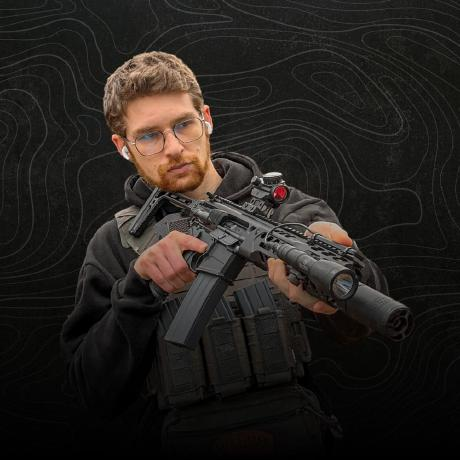
#> input picture source-photo.png, 460 x 460 px
$ python prep_photo.py
#> lines starting #> are read from the running program, lines starting #| are printed output that depends on the picture; after the words box and inside, x2 and y2 are one past the last pixel; in counts of white or black regions, pixels touching at a corner belong together
"""
Prepare the profile picture for a clean ASCII conversion.

make_ascii_svg.py maps DARK pixels to DENSE characters, and dense characters are
what look bright on the dark terminal. So the image handed to it must be the
subject in "ink" on a white background:

  1. cut the subject out with OpenCV GrabCut (no ML model to download)
  2. smooth texture, boost local contrast (CLAHE) inside the subject
  3. optionally invert (INVERT=1) so the lit parts become dense characters
  4. background -> white (= blank), centred square

    python scripts/prep_photo.py [input.png] [output.png]
"""
import os
import sys

import cv2
import numpy as np
from PIL import Image

HERE = os.path.dirname(os.path.abspath(__file__))
INP = sys.argv[1] if len(sys.argv) > 1 else os.path.join(HERE, "..", "source-photo.png")
OUT = sys.argv[2] if len(sys.argv) > 2 else os.path.join(HERE, "..", "source-prepped.png")

# ---- load, flatten transparency onto white, square-crop ------------------
im = Image.open(INP).convert("RGBA")
flat = Image.alpha_composite(Image.new("RGBA", im.size, (255, 255, 255, 255)), im).convert("RGB")
#> flat is the input picture: PIL image 460x460 RGB; mean R, G, B 36.9, 32.9, 29.5
rgb = np.array(flat)
side = min(rgb.shape[:2])
#> side = 460
y0, x0 = (rgb.shape[0] - side) // 2, (rgb.shape[1] - side) // 2
#> y0 = 0; x0 = 0
rgb = rgb[y0:y0 + side, x0:x0 + side]
rgb = cv2.resize(rgb, (600, 600), interpolation=cv2.INTER_AREA if side > 600 else cv2.INTER_CUBIC)
bgr = cv2.cvtColor(rgb, cv2.COLOR_RGB2BGR)
h, w = bgr.shape[:2]
#> h = 600; w = 600

# ---- 1. subject mask -----------------------------------------------------
mask = np.zeros((h, w), np.uint8)
rect = (int(w * 0.08), int(h * 0.06), int(w * 0.84), int(h * 0.94))
#> rect = (48, 36, 504, 564)
bgm, fgm = np.zeros((1, 65), np.float64), np.zeros((1, 65), np.float64)
cv2.grabCut(bgr, mask, rect, bgm, fgm, 8, cv2.GC_INIT_WITH_RECT)
subj = np.where((mask == 1) | (mask == 3), 255, 0).astype(np.uint8)
subj = cv2.morphologyEx(subj, cv2.MORPH_OPEN, np.ones((5, 5), np.uint8))
n, lab, st, _ = cv2.connectedComponentsWithStats(subj)
#> n = 2
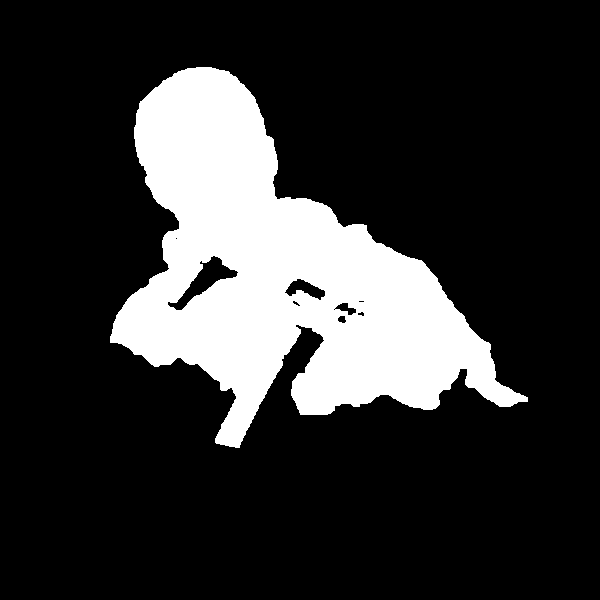
#> subj: shape (600, 600); 19.4% white; 1 white region, box (x1, y1, x2, y2) and area: (110, 67, 528, 448) 69992
if n > 1:  # keep the largest blob only
    subj = np.where(lab == 1 + np.argmax(st[1:, 4]), 255, 0).astype(np.uint8)
if subj.mean() < 255 * 0.05:  # segmentation failed -> keep everything
    subj[:] = 255
alpha = cv2.GaussianBlur(subj.astype(np.float32) / 255.0, (0, 0), 1.2)

# ---- 2. tone ------------------------------------------------------------
gray = cv2.cvtColor(rgb, cv2.COLOR_RGB2GRAY)
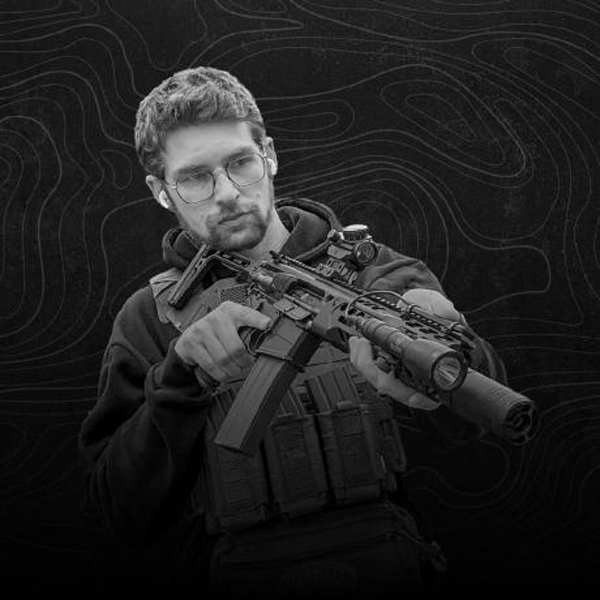
#> gray: shape (600, 600); min 0, max 250, mean 33.8
gray = cv2.bilateralFilter(gray, 7, 30, 7)
gray = cv2.createCLAHE(clipLimit=1.4, tileGridSize=(6, 6)).apply(gray)
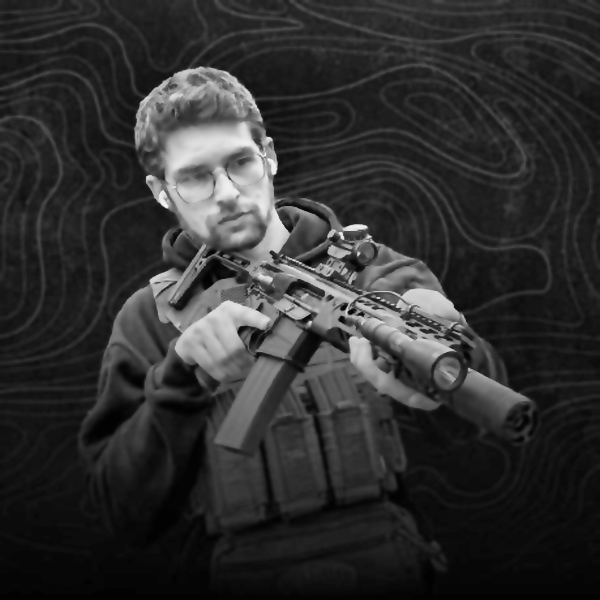
#> gray: shape (600, 600); min 1, max 245, mean 47.4
# unsharp mask: eyes, glasses and beard are thin features that vanish at ascii scale
gray = cv2.addWeighted(gray, 1.6, cv2.GaussianBlur(gray, (0, 0), 3), -0.6, 0)

inside = subj > 128
# INVERT=1 renders the lit parts as dense characters (photographic look);
# the default keeps the classic "negative" ascii look, which reads faces better
dark_photo = os.environ.get("INVERT") == "1"

# ---- 3. orient so the subject's lit parts end up dark (= dense chars) ----
ink = (255 - gray) if dark_photo else gray
lo, hi = np.percentile(ink[inside], [3, 97])
#> lo = 13; hi = 228
ink = np.clip((ink.astype(np.float32) - lo) / max(hi - lo, 1), 0, 1)
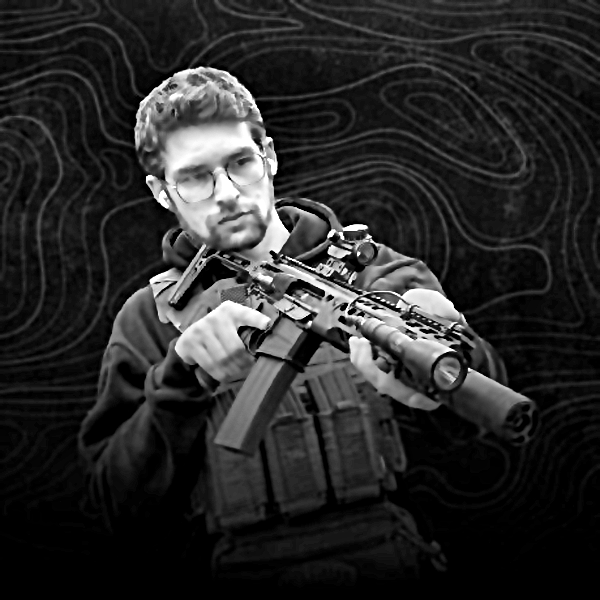
#> ink: shape (600, 600) float32; min 0, max 1, mean 0.163
ink = np.power(ink, 0.8) * 0.82   # keep the subject below make_ascii's blank threshold

# ---- 4. background -> white ---------------------------------------------
out = (ink * alpha + 1.0 * (1 - alpha)) * 255
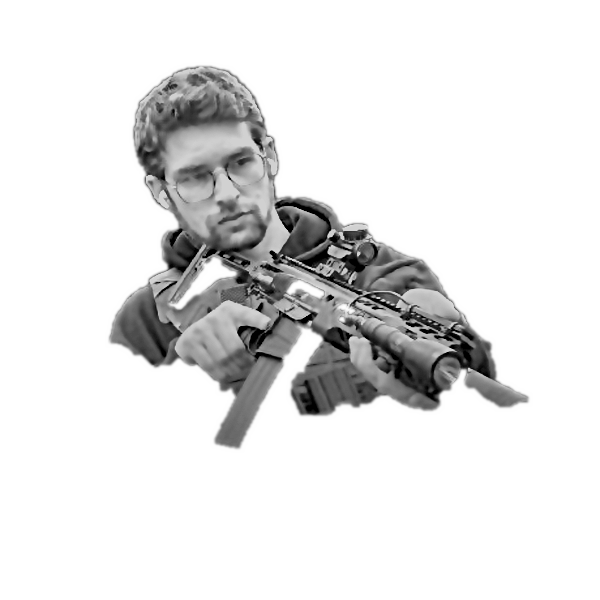
#> out: shape (600, 600) float32; min -3.04e-05, max 255, mean 228.1; drawn with min black and max white

# ---- 5. zoom on the subject (square box, small margin) --------------------
ys, xs = np.where(subj > 128)
if len(xs):
    side = int(max(xs.max() - xs.min(), ys.max() - ys.min()) * 1.08)
#> side = 450
    cx, cy = (xs.min() + xs.max()) // 2, (ys.min() + ys.max()) // 2
#> cx = 318; cy = 257
    canvas = np.full((side, side), 255.0)
    x0, y0 = cx - side // 2, cy - side // 2
#> x0 = 93; y0 = 32
    sx0, sy0 = max(x0, 0), max(y0, 0)
    sx1, sy1 = min(x0 + side, w), min(y0 + side, h)
    canvas[sy0 - y0:sy1 - y0, sx0 - x0:sx1 - x0] = out[sy0:sy1, sx0:sx1]
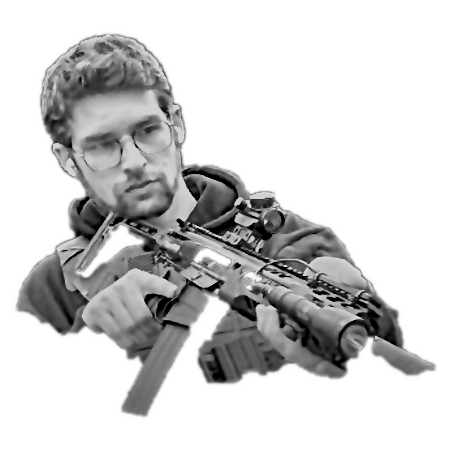
#> canvas: shape (450, 450) float64; min -3.04e-05, max 255, mean 207.2; drawn with min black and max white
    out = canvas
Image.fromarray(out.astype(np.uint8), mode="L").save(OUT)
print("wrote", OUT, out.shape, "inverted" if dark_photo else "negative")
#| wrote scripts/../source-prepped.png (450, 450) negative
